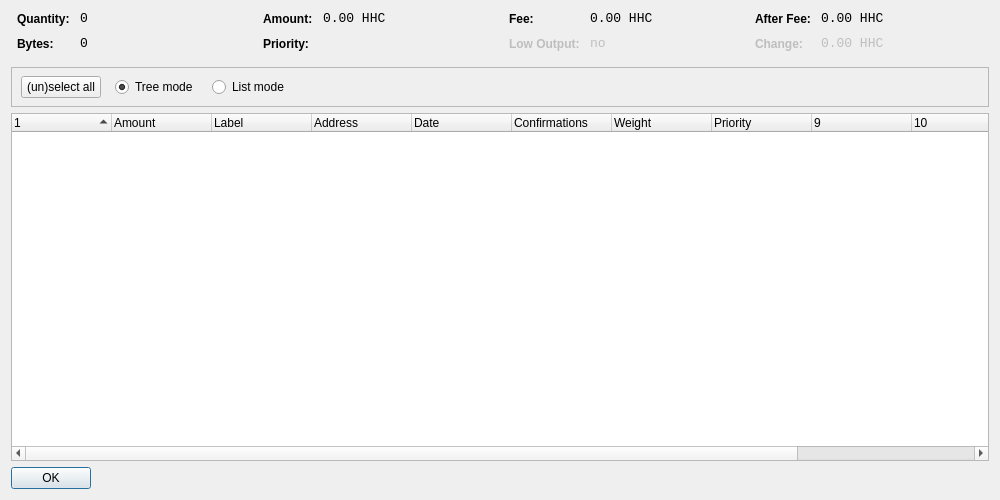
<?xml version="1.0" encoding="UTF-8"?>
<ui version="4.0">
 <class>CoinControlDialog</class>
 <widget class="QWidget" name="CoinControlDialog">
  <property name="geometry">
   <rect>
    <x>0</x>
    <y>0</y>
    <width>1000</width>
    <height>500</height>
   </rect>
  </property>
  <property name="windowTitle">
   <string>Coin Control</string>
  </property>
  <layout class="QVBoxLayout" name="verticalLayout">
   <item>
    <layout class="QHBoxLayout" name="horizontalLayoutTop" stretch="0,0,0,0">
     <property name="topMargin">
      <number>0</number>
     </property>
     <property name="bottomMargin">
      <number>10</number>
     </property>
     <item>
      <layout class="QFormLayout" name="formLayoutCoinControl1">
       <property name="horizontalSpacing">
        <number>10</number>
       </property>
       <property name="verticalSpacing">
        <number>10</number>
       </property>
       <property name="leftMargin">
        <number>6</number>
       </property>
       <property name="rightMargin">
        <number>6</number>
       </property>
       <item row="0" column="0">
        <widget class="QLabel" name="labelCoinControlQuantityText">
         <property name="styleSheet">
          <string notr="true">font-weight:bold;</string>
         </property>
         <property name="text">
          <string>Quantity:</string>
         </property>
        </widget>
       </item>
       <item row="0" column="1">
        <widget class="QLabel" name="labelCoinControlQuantity">
         <property name="font">
          <font>
           <family>Monospace</family>
           <pointsize>10</pointsize>
          </font>
         </property>
         <property name="cursor">
          <cursorShape>IBeamCursor</cursorShape>
         </property>
         <property name="contextMenuPolicy">
          <enum>Qt::ActionsContextMenu</enum>
         </property>
         <property name="text">
          <string notr="true">0</string>
         </property>
         <property name="textInteractionFlags">
          <set>Qt::LinksAccessibleByMouse|Qt::TextSelectableByKeyboard|Qt::TextSelectableByMouse</set>
         </property>
        </widget>
       </item>
       <item row="1" column="0">
        <widget class="QLabel" name="labelCoinControlBytesText">
         <property name="styleSheet">
          <string notr="true">font-weight:bold;</string>
         </property>
         <property name="text">
          <string>Bytes:</string>
         </property>
        </widget>
       </item>
       <item row="1" column="1">
        <widget class="QLabel" name="labelCoinControlBytes">
         <property name="font">
          <font>
           <family>Monospace</family>
           <pointsize>10</pointsize>
          </font>
         </property>
         <property name="cursor">
          <cursorShape>IBeamCursor</cursorShape>
         </property>
         <property name="contextMenuPolicy">
          <enum>Qt::ActionsContextMenu</enum>
         </property>
         <property name="text">
          <string notr="true">0</string>
         </property>
         <property name="textInteractionFlags">
          <set>Qt::LinksAccessibleByMouse|Qt::TextSelectableByKeyboard|Qt::TextSelectableByMouse</set>
         </property>
        </widget>
       </item>
      </layout>
     </item>
     <item>
      <layout class="QFormLayout" name="formLayoutCoinControl2">
       <property name="horizontalSpacing">
        <number>10</number>
       </property>
       <property name="verticalSpacing">
        <number>10</number>
       </property>
       <property name="leftMargin">
        <number>6</number>
       </property>
       <property name="rightMargin">
        <number>6</number>
       </property>
       <item row="0" column="0">
        <widget class="QLabel" name="labelCoinControlAmountText">
         <property name="styleSheet">
          <string notr="true">font-weight:bold;</string>
         </property>
         <property name="text">
          <string>Amount:</string>
         </property>
        </widget>
       </item>
       <item row="0" column="1">
        <widget class="QLabel" name="labelCoinControlAmount">
         <property name="font">
          <font>
           <family>Monospace</family>
           <pointsize>10</pointsize>
          </font>
         </property>
         <property name="cursor">
          <cursorShape>IBeamCursor</cursorShape>
         </property>
         <property name="contextMenuPolicy">
          <enum>Qt::ActionsContextMenu</enum>
         </property>
         <property name="text">
          <string notr="true">0.00 HHC</string>
         </property>
         <property name="textInteractionFlags">
          <set>Qt::LinksAccessibleByMouse|Qt::TextSelectableByKeyboard|Qt::TextSelectableByMouse</set>
         </property>
        </widget>
       </item>
       <item row="1" column="0">
        <widget class="QLabel" name="labelCoinControlPriorityText">
         <property name="styleSheet">
          <string notr="true">font-weight:bold;</string>
         </property>
         <property name="text">
          <string>Priority:</string>
         </property>
        </widget>
       </item>
       <item row="1" column="1">
        <widget class="QLabel" name="labelCoinControlPriority">
         <property name="font">
          <font>
           <family>Monospace</family>
           <pointsize>10</pointsize>
          </font>
         </property>
         <property name="cursor">
          <cursorShape>IBeamCursor</cursorShape>
         </property>
         <property name="contextMenuPolicy">
          <enum>Qt::ActionsContextMenu</enum>
         </property>
         <property name="text">
          <string/>
         </property>
         <property name="textInteractionFlags">
          <set>Qt::LinksAccessibleByMouse|Qt::TextSelectableByKeyboard|Qt::TextSelectableByMouse</set>
         </property>
        </widget>
       </item>
      </layout>
     </item>
     <item>
      <layout class="QFormLayout" name="formLayoutCoinControl3">
       <property name="horizontalSpacing">
        <number>10</number>
       </property>
       <property name="verticalSpacing">
        <number>10</number>
       </property>
       <property name="leftMargin">
        <number>6</number>
       </property>
       <property name="rightMargin">
        <number>6</number>
       </property>
       <item row="0" column="0">
        <widget class="QLabel" name="labelCoinControlFeeText">
         <property name="styleSheet">
          <string notr="true">font-weight:bold;</string>
         </property>
         <property name="text">
          <string>Fee:</string>
         </property>
        </widget>
       </item>
       <item row="0" column="1">
        <widget class="QLabel" name="labelCoinControlFee">
         <property name="font">
          <font>
           <family>Monospace</family>
           <pointsize>10</pointsize>
          </font>
         </property>
         <property name="cursor">
          <cursorShape>IBeamCursor</cursorShape>
         </property>
         <property name="contextMenuPolicy">
          <enum>Qt::ActionsContextMenu</enum>
         </property>
         <property name="text">
          <string notr="true">0.00 HHC</string>
         </property>
         <property name="textInteractionFlags">
          <set>Qt::LinksAccessibleByMouse|Qt::TextSelectableByKeyboard|Qt::TextSelectableByMouse</set>
         </property>
        </widget>
       </item>
       <item row="1" column="0">
        <widget class="QLabel" name="labelCoinControlLowOutputText">
         <property name="enabled">
          <bool>false</bool>
         </property>
         <property name="styleSheet">
          <string notr="true">font-weight:bold;</string>
         </property>
         <property name="text">
          <string>Low Output:</string>
         </property>
        </widget>
       </item>
       <item row="1" column="1">
        <widget class="QLabel" name="labelCoinControlLowOutput">
         <property name="enabled">
          <bool>false</bool>
         </property>
         <property name="font">
          <font>
           <family>Monospace</family>
           <pointsize>10</pointsize>
          </font>
         </property>
         <property name="cursor">
          <cursorShape>IBeamCursor</cursorShape>
         </property>
         <property name="contextMenuPolicy">
          <enum>Qt::ActionsContextMenu</enum>
         </property>
         <property name="text">
          <string>no</string>
         </property>
         <property name="textInteractionFlags">
          <set>Qt::LinksAccessibleByMouse|Qt::TextSelectableByKeyboard|Qt::TextSelectableByMouse</set>
         </property>
        </widget>
       </item>
      </layout>
     </item>
     <item>
      <layout class="QFormLayout" name="formLayoutCoinControl4">
       <property name="horizontalSpacing">
        <number>10</number>
       </property>
       <property name="verticalSpacing">
        <number>10</number>
       </property>
       <property name="leftMargin">
        <number>6</number>
       </property>
       <property name="rightMargin">
        <number>6</number>
       </property>
       <item row="0" column="0">
        <widget class="QLabel" name="labelCoinControlAfterFeeText">
         <property name="styleSheet">
          <string notr="true">font-weight:bold;</string>
         </property>
         <property name="text">
          <string>After Fee:</string>
         </property>
        </widget>
       </item>
       <item row="0" column="1">
        <widget class="QLabel" name="labelCoinControlAfterFee">
         <property name="font">
          <font>
           <family>Monospace</family>
           <pointsize>10</pointsize>
          </font>
         </property>
         <property name="cursor">
          <cursorShape>IBeamCursor</cursorShape>
         </property>
         <property name="contextMenuPolicy">
          <enum>Qt::ActionsContextMenu</enum>
         </property>
         <property name="text">
          <string notr="true">0.00 HHC</string>
         </property>
         <property name="textInteractionFlags">
          <set>Qt::LinksAccessibleByMouse|Qt::TextSelectableByKeyboard|Qt::TextSelectableByMouse</set>
         </property>
        </widget>
       </item>
       <item row="1" column="0">
        <widget class="QLabel" name="labelCoinControlChangeText">
         <property name="enabled">
          <bool>false</bool>
         </property>
         <property name="styleSheet">
          <string notr="true">font-weight:bold;</string>
         </property>
         <property name="text">
          <string>Change:</string>
         </property>
        </widget>
       </item>
       <item row="1" column="1">
        <widget class="QLabel" name="labelCoinControlChange">
         <property name="enabled">
          <bool>false</bool>
         </property>
         <property name="font">
          <font>
           <family>Monospace</family>
           <pointsize>10</pointsize>
          </font>
         </property>
         <property name="cursor">
          <cursorShape>IBeamCursor</cursorShape>
         </property>
         <property name="contextMenuPolicy">
          <enum>Qt::ActionsContextMenu</enum>
         </property>
         <property name="text">
          <string notr="true">0.00 HHC</string>
         </property>
         <property name="textInteractionFlags">
          <set>Qt::LinksAccessibleByMouse|Qt::TextSelectableByKeyboard|Qt::TextSelectableByMouse</set>
         </property>
        </widget>
       </item>
      </layout>
     </item>
    </layout>
   </item>
   <item>
    <widget class="QFrame" name="frame">
     <property name="minimumSize">
      <size>
       <width>0</width>
       <height>40</height>
      </size>
     </property>
     <property name="frameShape">
      <enum>QFrame::StyledPanel</enum>
     </property>
     <property name="frameShadow">
      <enum>QFrame::Sunken</enum>
     </property>
     <widget class="QWidget" name="horizontalLayoutWidget">
      <property name="geometry">
       <rect>
        <x>10</x>
        <y>0</y>
        <width>781</width>
        <height>41</height>
       </rect>
      </property>
      <layout class="QHBoxLayout" name="horizontalLayoutPanel" stretch="0,0,0,0">
       <property name="spacing">
        <number>14</number>
       </property>
       <item>
        <widget class="QPushButton" name="pushButtonSelectAll">
         <property name="sizePolicy">
          <sizepolicy hsizetype="Maximum" vsizetype="Fixed">
           <horstretch>0</horstretch>
           <verstretch>0</verstretch>
          </sizepolicy>
         </property>
         <property name="text">
          <string>(un)select all</string>
         </property>
        </widget>
       </item>
       <item>
        <widget class="QRadioButton" name="radioTreeMode">
         <property name="sizePolicy">
          <sizepolicy hsizetype="Maximum" vsizetype="Fixed">
           <horstretch>0</horstretch>
           <verstretch>0</verstretch>
          </sizepolicy>
         </property>
         <property name="text">
          <string>Tree mode</string>
         </property>
         <property name="checked">
          <bool>true</bool>
         </property>
        </widget>
       </item>
       <item>
        <widget class="QRadioButton" name="radioListMode">
         <property name="sizePolicy">
          <sizepolicy hsizetype="Maximum" vsizetype="Fixed">
           <horstretch>0</horstretch>
           <verstretch>0</verstretch>
          </sizepolicy>
         </property>
         <property name="text">
          <string>List mode</string>
         </property>
        </widget>
       </item>
       <item>
        <spacer name="horizontalSpacer">
         <property name="orientation">
          <enum>Qt::Horizontal</enum>
         </property>
         <property name="sizeHint" stdset="0">
          <size>
           <width>40</width>
           <height>20</height>
          </size>
         </property>
        </spacer>
       </item>
      </layout>
     </widget>
    </widget>
   </item>
   <item>
    <widget class="CoinControlTreeWidget" name="treeWidget">
     <property name="contextMenuPolicy">
      <enum>Qt::CustomContextMenu</enum>
     </property>
     <property name="sortingEnabled">
      <bool>false</bool>
     </property>
     <property name="columnCount">
      <number>12</number>
     </property>
     <attribute name="headerShowSortIndicator" stdset="0">
      <bool>true</bool>
     </attribute>
     <attribute name="headerStretchLastSection">
      <bool>false</bool>
     </attribute>
     <column>
      <property name="text">
       <string/>
      </property>
     </column>
     <column>
      <property name="text">
       <string>Amount</string>
      </property>
     </column>
     <column>
      <property name="text">
       <string>Label</string>
      </property>
     </column>
     <column>
      <property name="text">
       <string>Address</string>
      </property>
     </column>
     <column>
      <property name="text">
       <string>Date</string>
      </property>
     </column>
     <column>
      <property name="text">
       <string>Confirmations</string>
      </property>
      <property name="toolTip">
       <string>Confirmed</string>
      </property>
     </column>
     <column>
      <property name="text">
       <string>Weight</string>
      </property>
     </column>
     <column>
      <property name="text">
       <string>Priority</string>
      </property>
     </column>
     <column>
      <property name="text">
       <string/>
      </property>
     </column>
     <column>
      <property name="text">
       <string/>
      </property>
     </column>
     <column>
      <property name="text">
       <string/>
      </property>
     </column>
     <column>
      <property name="text">
       <string/>
      </property>
     </column>
    </widget>
   </item>
   <item>
    <widget class="QDialogButtonBox" name="buttonBox">
     <property name="sizePolicy">
      <sizepolicy hsizetype="Maximum" vsizetype="Fixed">
       <horstretch>0</horstretch>
       <verstretch>0</verstretch>
      </sizepolicy>
     </property>
     <property name="orientation">
      <enum>Qt::Horizontal</enum>
     </property>
     <property name="standardButtons">
      <set>QDialogButtonBox::Ok</set>
     </property>
    </widget>
   </item>
  </layout>
 </widget>
 <customwidgets>
  <customwidget>
   <class>CoinControlTreeWidget</class>
   <extends>QTreeWidget</extends>
   <header>coincontroltreewidget.h</header>
  </customwidget>
 </customwidgets>
 <resources/>
 <connections/>
</ui>
